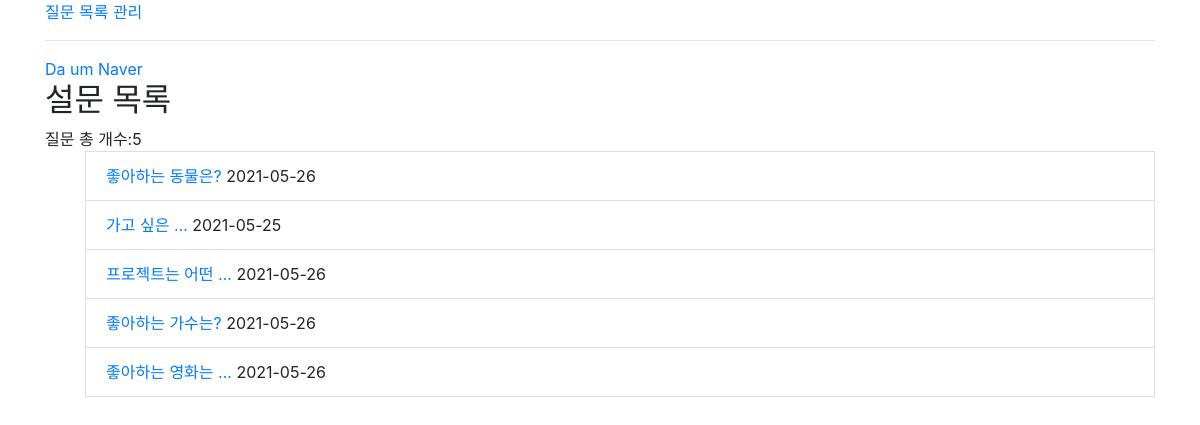
Screenshot of /polls/list with the database file from the repository.
### polls/models.py (models this page shows, shortened)
class Question(models.Model):
    question_text = models.CharField(max_length=200) # CharField==NVACHAR
    pub_date = models.DateTimeField(auto_now_add=True) # auto_now_add: insert될 때 일시를 자동등록(insert)

### polls/templates/polls/list.html (shortened to what this page needs)
{% extends "layout.html" %}
{% block contents %}
<a href='http://daum.net'>Da&nbsp;um</a>
<a href='http://naver.com'>Naver</a>
<h2>설문 목록</h2>
질문 총 개수:{{question_list|length}}
<ul class="lsit-group">
    {% for question in question_list %}
    <li class="list-group-item">
        <a href='{% url "polls:vote" question.id %}'>
            {{question.question_text | truncatewords:2}}
        </a>
        {{question.pub_date | date:'Y-m-d'}}
    </li>
    {% empty %}
        <b>등록된 질문이 없습니다.</b>
    {% endfor %}
</ul>
{% endblock contents %}

### templates/layout.html (shortened to what this page needs)
<!DOCTYPE html>
<html lang="en">
<head>
    <link rel="stylesheet" href="https://cdn.jsdelivr.net/npm/bootstrap@4.6.0/dist/css/bootstrap.min.css">
</head>
<body>
<div class="container">
    <a href='{% url "polls:list" %}'>질문 목록</a>
    <a href='/admin'>관리</a>
    <hr>
    {% block contents %}
    {% endblock contents %}
</div>
</body>
</html>

### rows the page displays
Question: question_text "좋아하는 동물은?", pub_date "2021-05-26"
Question: question_text "가고 싶은 …", pub_date "2021-05-25"
Question: question_text "프로젝트는 어떤 …", pub_date "2021-05-26"
Question: question_text "좋아하는 가수는?", pub_date "2021-05-26"
Question: question_text "좋아하는 영화는 …", pub_date "2021-05-26"

### other values shown
{{ question_list|length }} "5"
